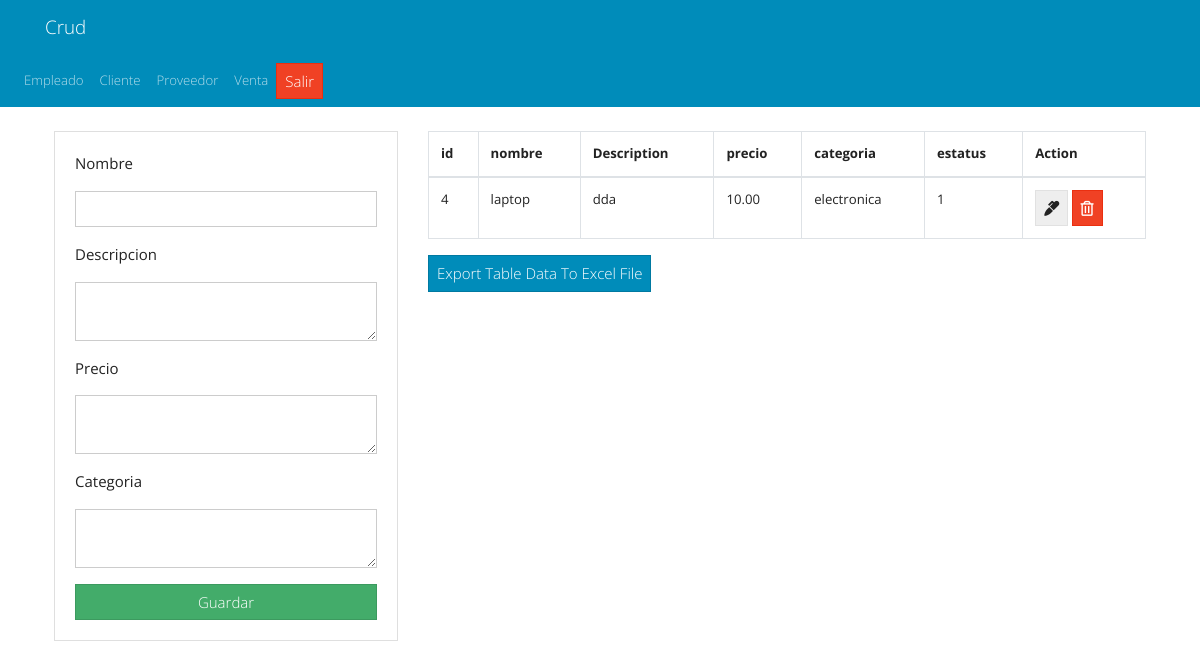
The app's page /tablas/producto.php with its own data.
### tables this page shows
CREATE TABLE `producto` (
  `idProducto` int(11) NOT NULL,
  `nombre` varchar(200) NOT NULL,
  `descripcion` varchar(1000) NOT NULL,
  `precio` decimal(10,2) NOT NULL,
  `categoria` varchar(50) NOT NULL,
  `estatus` int(11) NOT NULL
);

### tablas/producto.php (the view, shortened to what this page needs)
<?php include("../db.php"); ?>
<?php include('../includes/header.php'); ?>
<nav class="navbar navbar-expand-lg navbar-dark bg-primary">
            <ul class="navbar-nav">
              <li class="nav-item">
                <a class="nav-link" href="empleado.php">Empleado</a>
              </li>
              <li class="nav-item">
                <a class="nav-link" href="cliente.php">Cliente</a>
              </li>
              <li class="nav-item">
                <a class="nav-link" href="proveedor.php">Proveedor</a>
              </li>
              <li class="nav-item">
                <a class="nav-link" href="venta.php">Venta</a>
              </li>
              <a href="../inicia.php" class="btn btn-danger">Salir</a>
            </ul>
          </nav>
<main class="container p-4">
  <div class="row">
    <div class="col-md-4">
      <div class="card card-body">
        <form action="save_task.php" method="POST">
          <div class="form-group">
            <p>Nombre</p>
            <input type="text" name="nombre" class="form-control" placeholder="" autofocus>
          </div>
          <div class="form-group">
            <p>Descripcion</p>
            <textarea name="descripcion" rows="2" class="form-control" placeholder=""></textarea>
          </div>
          <div class="form-group">
            <p>Precio</p>
            <textarea name="precio" rows="2" class="form-control" placeholder=""></textarea>
          </div>
          <div class="form-group">
            <p>Categoria</p>
            <textarea name="categoria" rows="2" class="form-control" placeholder=""></textarea>
          </div>
          <input type="submit" name="save_task" class="btn btn-success btn-block" value="Guardar">
        </form>
      </div>
    </div>
    <div class="col-md-8">
      <table id="tblData" class="table table-bordered">
        <thead>
          <tr>
            <th>id</th>
            <th>nombre</th>
            <th>Description</th>
            <th>precio</th>
            <th>categoria</th>
            <th>estatus</th>
            <th>Action</th>
          </tr>
        </thead>
        <tbody>
          <?php
          $query = "SELECT * FROM producto";
          $result_tasks = mysqli_query($conn, $query);
          while ($row = mysqli_fetch_assoc($result_tasks)) { ?>
            <tr>
              <td><?php echo $row['idProducto']; ?></td>
              <td><?php echo $row['nombre']; ?></td>
              <td><?php echo $row['descripcion']; ?></td>
              <td><?php echo $row['precio']; ?></td>
              <td><?php echo $row['categoria']; ?></td>
              <td><?php echo $row['estatus']; ?></td>
              <td>
                <a href="edit.php?id=<?php echo $row['idProducto'] ?>" class="btn btn-secondary">
                  <i class="fas fa-marker"></i>
                </a>
                <a href="delete_task.php?id=<?php echo $row['idProducto'] ?>" class="btn btn-danger">
                  <i class="far fa-trash-alt"></i>
                </a>
              </td>
            </tr>
          <?php } ?>
        </tbody>
      </table>
      <button class="btn btn-primary" onclick="exportTableToExcel('tblData')">Export Table Data To Excel File</button>
    </div>
  </div>
</main>
<?php include('../includes/footer.php'); ?>

### records on screen
producto: idProducto "4", nombre "laptop", descripcion "dda", precio "10.00", categoria "electronica", estatus "1"
